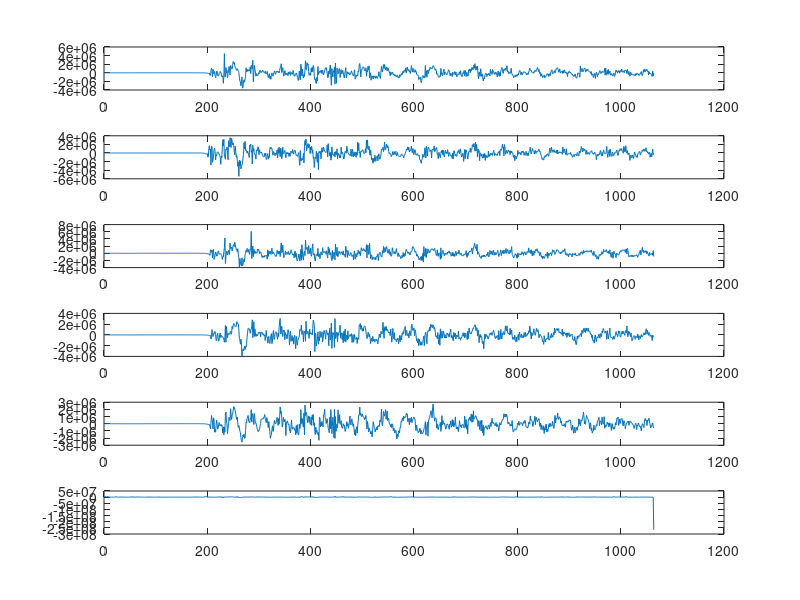

This chart was generated by the following MATLAB code: (Note: this script raises an error after producing the figure.)
clc;
clear all;
close all;

% read files
mic0 = csvread('mic0.csv');
mic1 = csvread('mic1.csv');
mic2 = csvread('mic2.csv');
mic3 = csvread('mic3.csv');
mic4 = csvread('mic4.csv');
mic5 = csvread('mic5.csv');

%plot Arrays
figure();
title('Sound from each microphone')
subplot(6,1,1);
plot(mic0);
subplot(6,1,2);
plot(mic1);
subplot(6,1,3);
plot(mic2);
subplot(6,1,4);
plot(mic3);
subplot(6,1,5);
plot(mic4);
subplot(6,1,6);
plot(mic5);

% points must be precalculated
anderereDOAAlgorithmus;

% calc all relavant xcorrelations
a1 = xcorr(mic0,mic1,20);
a2 = xcorr(mic0,mic2,20);
a3 = xcorr(mic0,mic3,20);
a4 = xcorr(mic0,mic4,20);
a5 = xcorr(mic0,mic5,20);
b1 = xcorr(mic1,mic2,20);
b2 = xcorr(mic1,mic3,20);
b3 = xcorr(mic1,mic4,20);
b4 = xcorr(mic1,mic5,20);
c1 = xcorr(mic2,mic3,20);
c2 = xcorr(mic2,mic4,20);
c3 = xcorr(mic2,mic5,20);
d1 = xcorr(mic3,mic4,20);
d2 = xcorr(mic3,mic5,20);
e1 = xcorr(mic4,mic5,20);



% test, ob der Algorithmus hier klappt
sum = 0;
MAX_DELAY = 10;
n = 1064;
testResult = zeros(1,20);
for delay=-MAX_DELAY:MAX_DELAY-1
   sum = 0;
   for position = 1:1064
      positionInY = position + delay;
      if ((positionInY <= 0) || (positionInY > n))
         continue
      else
         sum = sum + mic1(position)* mic0(positionInY);
         %fprintf("%d %d\n", position, positionInY);
      end
   end
   testResult(delay+MAX_DELAY+1)= sum;
end

% figure();
% plot(testResult);
% hold on;
% plot(a1);
% legend("c", "matlab");
% hold off;


% define what fits best
result = zeros(360,1);
for angle = 1:360
    result(angle) = a1(sampleDiff(1,angle)+21) + a2(sampleDiff(2,angle)+21)+ a3(sampleDiff(3,angle)+21)+ a4(sampleDiff(4,angle)+21)+ a5(sampleDiff(5,angle)+21)+ b1(sampleDiff(6,angle)+21)+ b2(sampleDiff(7,angle)+21)+ b3(sampleDiff(8,angle)+21)+ b4(sampleDiff(9,angle)+21)+ c1(sampleDiff(10,angle)+21)+ c2(sampleDiff(11,angle)+21)+ c3(sampleDiff(12,angle)+21)+ d1(sampleDiff(13,angle)+21)+ d2(sampleDiff(14,angle)+21)+ e1(sampleDiff(15,angle)+21);
end

figure();
theta = 1:360;
polarplot(theta*pi/180,result);
hold on;
[value,position] = max(result);
polarplot(position*pi/180,value,'o');
hold off;

figure();
theta = 1:360;
plot(theta,result);
hold on;
[value,position] = max(result);
plot(position,value,'o');
hold off;6